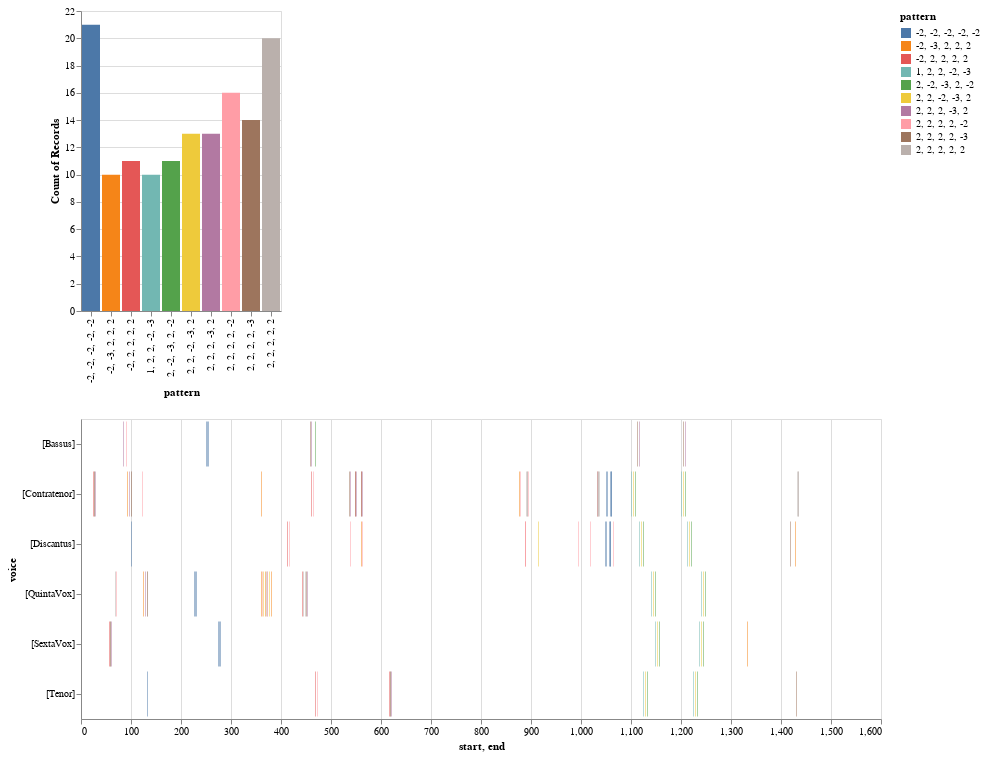

The notebook cell this image was saved under:
### Markdown cell above
We would pass the list of patterns into the `patterns` parametter.

### Code cell
chart, mel_ngrams_matches_df = viz.plot_ngrams_heatmap(mel_ngrams, selected_pattern=mel_ngrams_top_patterns_list)
chart

### Figure 1 — Vega-Lite specification as saved in the notebook (floating-point values rounded to 4 significant figures; data arrays with more than 128 entries replaced by an {"elided": "..."} marker saying what was removed)
{"config": {"view": {"continuousWidth": 400, "continuousHeight": 300}}, "vconcat": [{"mark": "bar", "encoding": {"color": {"type": "nominal", "field": "pattern"}, "opacity": {"condition": {"value": 1, "selection": "selector024"}, "value": 0.2}, "x": {"type": "nominal", "field": "pattern"}, "y": {"type": "nominal", "aggregate": "count", "field": "pattern"}}, "selection": {"selector024": {"type": "multi", "fields": ["pattern"]}}}, {"mark": "bar", "encoding": {"color": {"type": "nominal", "field": "pattern"}, "opacity": {"condition": {"value": 1, "selection": "selector024"}, "value": 0.2}, "x": {"type": "quantitative", "field": "start"}, "x2": {"field": "end"}, "y": {"type": "nominal", "field": "voice"}}, "height": 300, "selection": {"selector024": {"type": "multi", "fields": ["pattern"]}}, "width": 800}], "data": {"name": "data-b93e55c7b4699dbd9f6e95da01953670"}, "$schema": "https://vega.github.io/schema/vega-lite/v4.8.1.json", "datasets": {"data-b93e55c7b4699dbd9f6e95da01953670": {"elided": "139 records"}}}
